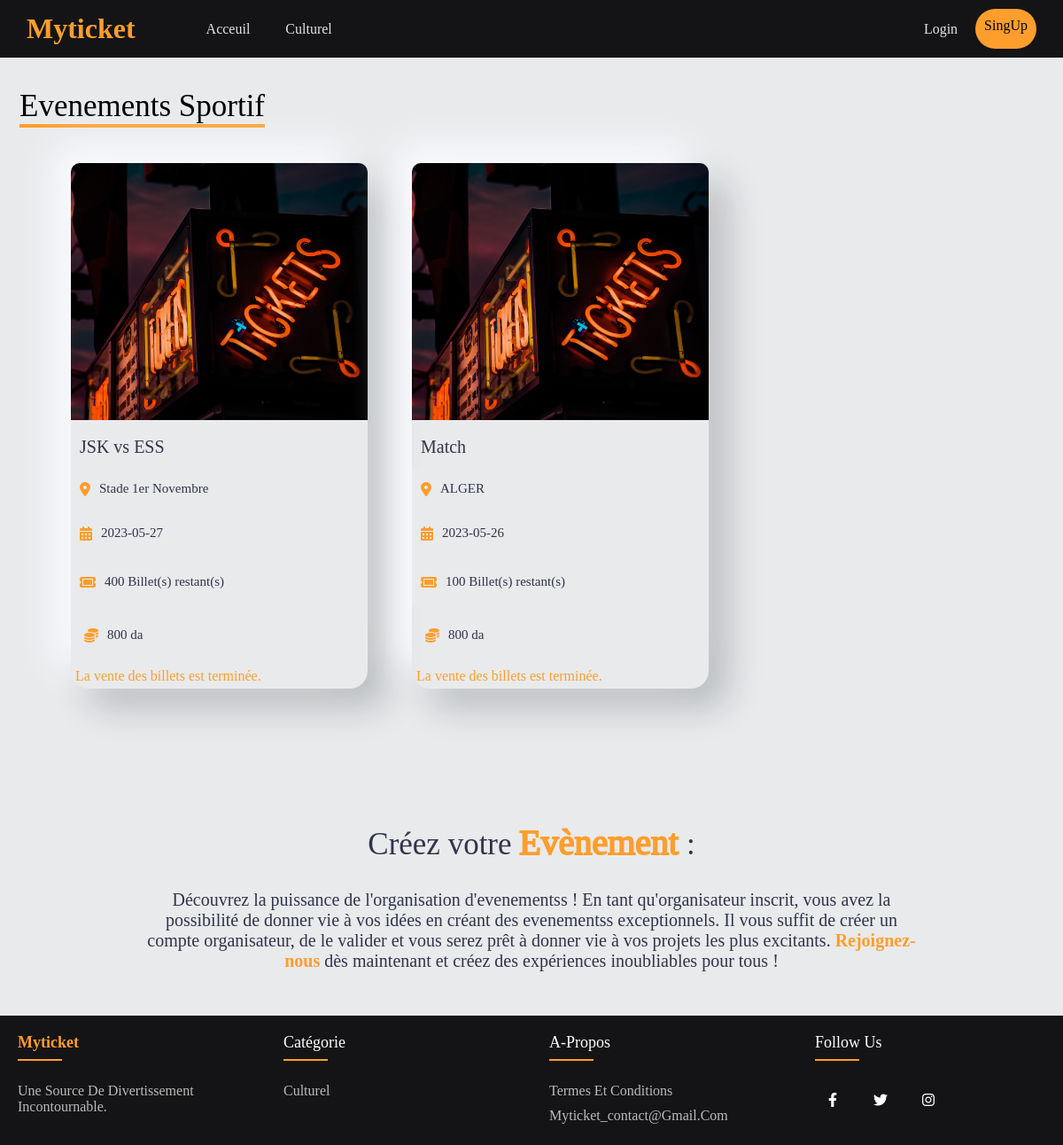
Screenshot of /PHP/Sportif.php with the database file from the repository.
### tables this page shows
CREATE TABLE `evenements` (
  `ID_Event` int(8) NOT NULL,
  `ID_Org` int(8) NOT NULL,
  `nom_event` varchar(255) NOT NULL,
  `lieu_event` varchar(255) NOT NULL,
  `date_event` date NOT NULL,
  `heure_event` time NOT NULL,
  `quantite` int(6) NOT NULL,
  `prix` decimal(4,0) NOT NULL,
  `image_event` varchar(255) NOT NULL,
  `type_event` varchar(10) NOT NULL
);

### PHP/Sportif.php (the view, shortened to what this page needs)
<!DOCTYPE html>
<html lang="fr">
<head>
    <link rel="stylesheet" href="../styles/style_Cul_Spo.css">
    <link rel="stylesheet" href="../styles/fontawesome.css">
</head>
<body>
    <div class="header">
        <div class="container">
            <div class="top">
                <div class="logo">
                    <h1>Myticket</h1>
                </div>
                <div class="link">
                    <ul>
                       <?php
                                  if (isset($_SESSION['user_id'])) {
                                    echo '<div class="insc">
                                        <li><a href="logout.php">Log out</a></li>
                                        <li><a href="PHP/profil.php"><i class="fa-solid fa-user"></i></a></li>
                                    </div>';
                                  } else {
                                    echo '<div class="insc">
                                        <li><a href="Login.php">Login</a></li>
                                        <li id="sign"><a href="#SingUp">SingUp</a></li>
                                    </div>';
                                  }
                                  ?>
                                        <div class="nav">
                                            <li><a href="../index1.php">Acceuil</a></li>
                                            <li><a href="Culturel.php">Culturel</a></li>
                                        </div>
                    </ul>
                </div>
            </div>
        </div>
    </div>
    <div class="categories">
        <div class="container">
<div class="boutonP">
  <div class="bouton">
  </div>
</div>
        </div>
    </div>
        <h2 class="titre">Evenements Sportif</h2>
    <div class="header">
        <div class="event">
    <?php
    $con = new mysqli('localhost','root','','myticket');
    if ($con->connect_error){
      echo "<p>Erreur de connexion à la base de données: " . $con->connect_error . "</p>";
    } else {
        $query = "SELECT * FROM evenements WHERE type_event='sportif' ORDER BY ID_Event";
      $result = $con->query($query);
      if ($result && $result->num_rows > 0) {
        while ($row = $result->fetch_assoc()) {
          ?>
          <div class="container">
            <div class="image">
              <img src="../img/cover/<?php echo $row["image_event"]; ?>" alt="image">
            </div>
            <div class="buttom">
              <div class="info">
                <div class="nom">
                       <h3><?php echo $row['nom_event']; ?></h3>
                </div>
                <div class="lieu">
                  <i class="fa-solid fa-location-dot" style="color:#ff9e2d ;"></i>
                  <p><?php echo $row['lieu_event']; ?></p>
                </div>
                <div class="date">
                  <i class="fa-solid fa-calendar-days" style="color: #ff9e2d;"></i>
                  <p><?php echo $row['date_event']; ?></p>
                </div>
                <div class="restant">
                  <i class="fa-solid fa-ticket" style="color: #ff9e2d;"></i>
                  <p><?php echo $row['quantite']; ?> Billet(s) restant(s)</p>
                </div>
                <div class="montant">
                  <i class="fa-solid fa-coins" style="color: #ff9e2d;"></i>
                  <p><?php echo $row['prix']; ?> da</p>
                </div>
                <div class="montant">
                <?php
                  $dateDebutEvenement = $row['date_event'];
                  $dateLimiteVente = strtotime($dateDebutEvenement) - (24 * 60 * 60);
                  $dateActuelle = time();
                  $quant = $row['quantite'];
                  if ($dateActuelle >= $dateLimiteVente | $quant == 0 ) {
                      echo "La vente des billets est terminée.";
                                        } ?>
                                        </div>
                                    </div>
            </div>
          </div>
          <?php
        }
      }
       else {
        echo "<p>Aucun evenements récent trouvé.</p>";
      }
    }
    ?>
</div>
</div>
<div class="creation">
    <h2>Créez votre <span>Evènement</span> :</h2>
    <p> Découvrez la puissance de l'organisation d'evenementss ! En tant qu'organisateur inscrit, vous avez la possibilité de donner vie à vos idées en créant des evenementss exceptionnels. Il vous suffit de créer un compte organisateur, de le valider et vous serez prêt à donner vie à vos projets les plus excitants. <b href="loginorg">Rejoignez-nous</b> dès maintenant et créez des expériences inoubliables pour tous ! </p>
</div>
<footer class="footer">
    <div class="container">
        <div class="row">
            <div class="footer-col">
                <h4 class="logo">Myticket</h4>
                <ul>
                    <li><p>une source de divertissement incontournable.</p></li>
                </ul>
            </div>
            <div class="footer-col">
                <h4>Catégorie</h4>
                <ul>
                    <li><a href="Culturel.php">Culturel</a></li>
                </ul>
            </div>
            <div class="footer-col">
                <h4>A-Propos</h4>
                <ul>
                    <li><a href="#">Termes et conditions</a></li>
                    <li><a href="#">myticket_contact@gmail.com
                    </a></li>
                </ul>
            </div>
            <div class="footer-col">
                <h4>follow us</h4>
                <div class="social-links">
                    <a href="#"><i class="fab fa-facebook-f"></i></a>
                    <a href="#"><i class="fab fa-twitter"></i></a>
                    <a href="#"><i class="fab fa-instagram"></i></a>
                </div>
            </div>
        </div>
    </div>
</footer>
</body>
</html>

### rows the page displays
evenements: image_event (picture), nom_event "JSK vs ESS", lieu_event "Stade 1er Novembre", date_event "2023-05-27", quantite "400", prix "800", shows "La vente des billets est terminée."
evenements: image_event (picture), nom_event "Match", lieu_event "ALGER", date_event "2023-05-26", quantite "100", prix "800", shows "La vente des billets est terminée."
